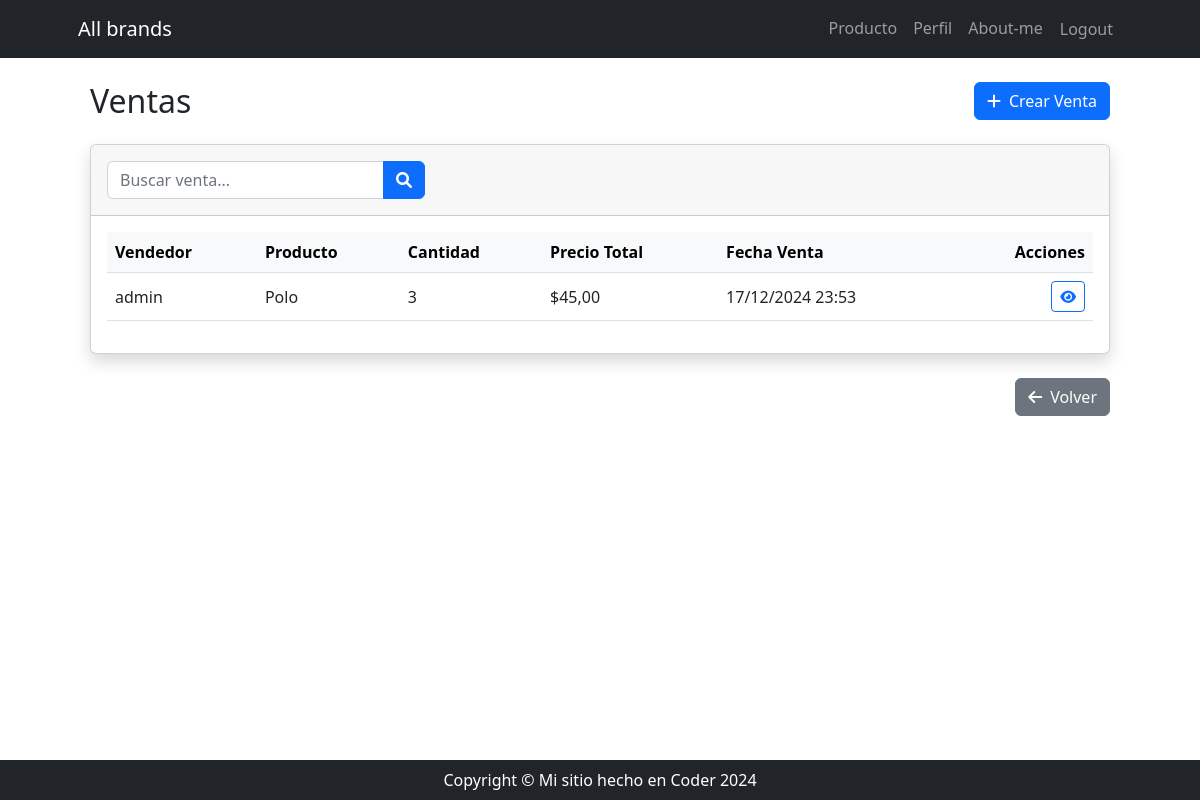
The page /producto/venta/list/ (signed in) on the database as committed earlier.
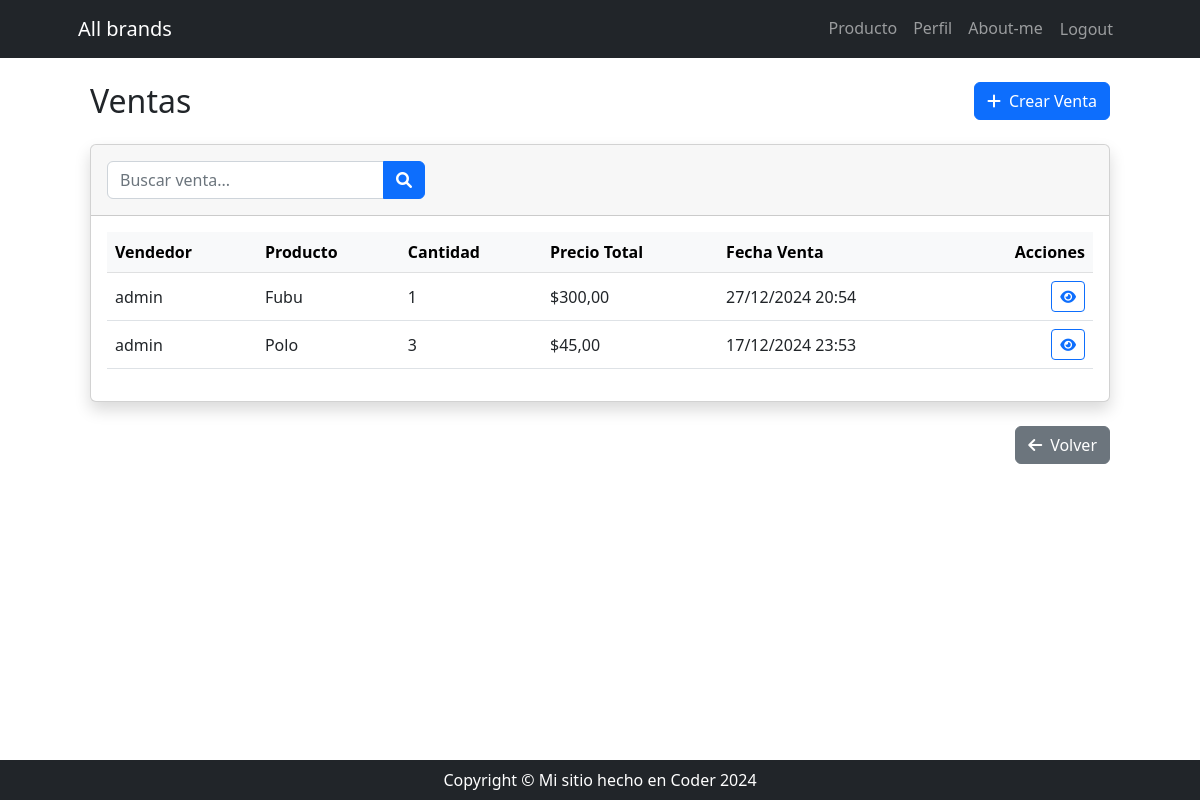
The same page on the database as committed later.
### producto/models.py (models this page shows, shortened)
class Venta(models.Model):
    vendedor = models.ForeignKey(Vendedor, on_delete=models.DO_NOTHING)
    producto = models.ForeignKey(Producto, on_delete=models.DO_NOTHING)
    cantidad = models.PositiveIntegerField()
    precio_total = models.DecimalField(max_digits=10, decimal_places=2, editable=False)
    fecha_venta = models.DateTimeField(default=timezone.now, editable=False)
    class Meta:
        ordering = ('-fecha_venta',)

class Vendedor(models.Model):
    usuario = models.OneToOneField(User, on_delete=models.CASCADE, related_name='vendedor')
    celular = models.CharField(max_length=50)
    avatar = models.ImageField(upload_to='imagenes_perfil', blank=True, null=True)

class Producto(models.Model):
    categoria = models.ForeignKey(
        Categoria,
        on_delete=models.SET_NULL,
        null=True,
        blank=True,
        verbose_name='categoría',
    )
    nombre = models.CharField(max_length=100, db_index=True)
    descripcion = models.TextField(blank=True, null=True, verbose_name='descripción')
    precio = models.DecimalField(max_digits=10, decimal_places=2)
    stock = models.PositiveIntegerField()
    class Meta:
        unique_together = ('categoria', 'nombre')
        verbose_name = 'Producto'
        verbose_name_plural = 'Productos'

### producto/views_models/venta.py (the view)
# urls.py: path('venta/list/', venta.VentaListView.as_view(), name='venta_list'),
class VentaListView(ListView):
    model = Venta
    def get_queryset(self):
        busqueda = self.request.GET.get('busqueda')
        if busqueda:
            return Venta.objects.filter(
                vendedor__usuario__username__icontains=busqueda
            ) | Venta.objects.filter(producto__nombre__icontains=busqueda)
        return Venta.objects.all()

### producto/templates/producto/venta_list.html (shortened to what this page needs)
{% extends 'core/base.html' %}
{% block content %}
    <div class="container-fluid py-4">
        <div class="d-sm-flex align-items-center justify-content-between mb-4">
            <h1 class="h2 mb-0 text-gray-800">Ventas</h1>
            <a href="{% url 'producto:venta_create' %}" class="btn btn-primary">
                <i class="fas fa-plus me-2"></i>Crear Venta
            </a>
        </div>
        <div class="card shadow mb-4">
            <div class="card-header py-3">
                <form class="row g-3 align-items-center" method="get">
                    <div class="col-12 col-md-6 col-lg-4">
                        <div class="input-group">
                            <input type="text" name="busqueda" class="form-control" placeholder="Buscar venta..."
                                   value="{{ request.GET.busqueda }}">
                            <button type="submit" class="btn btn-primary">
                                <i class="fas fa-search"></i>
                            </button>
                        </div>
                    </div>
                </form>
            </div>
            <div class="card-body">
                <div class="table-responsive">
                    <table class="table table-hover align-middle">
                        <thead class="table-light">
                            <tr>
                                <th>Vendedor</th>
                                <th>Producto</th>
                                <th>Cantidad</th>
                                <th>Precio Total</th>
                                <th>Fecha Venta</th>
                                <th class="text-end">Acciones</th>
                            </tr>
                        </thead>
                        <tbody>
                            {% for venta in object_list %}
                                <tr>
                                    <td>{{ venta.vendedor.usuario.username }}</td>
                                    <td>{{ venta.producto.nombre }}</td>
                                    <td>{{ venta.cantidad }}</td>
                                    <td>${{ venta.precio_total }}</td>
                                    <td>{{ venta.fecha_venta|date:"d/m/Y H:i" }}</td>
                                    <td class="text-end">
                                        <div class="btn-group" role="group">
                                            <a href="{% url 'producto:venta_detail' venta.id %}"
                                               class="btn btn-outline-primary btn-sm">
                                                <i class="fas fa-eye"></i>
                                            </a>
                                        </div>
                                    </td>
                                </tr>
                            {% endfor %}
                        </tbody>
                    </table>
                </div>
            </div>
        </div>
        <div class="text-end mt-3">
            <a href="{% url 'producto:index' %}" class="btn btn-secondary">
                <i class="fas fa-arrow-left me-2"></i>Volver
            </a>
        </div>
    </div>
{% endblock content %}

Rows that differ between the two databases and show on the page:
added Venta: vendedor.usuario.username "admin", producto.nombre "Fubu", cantidad "1", precio_total "300,00", fecha_venta "27/12/2024 20:54"
